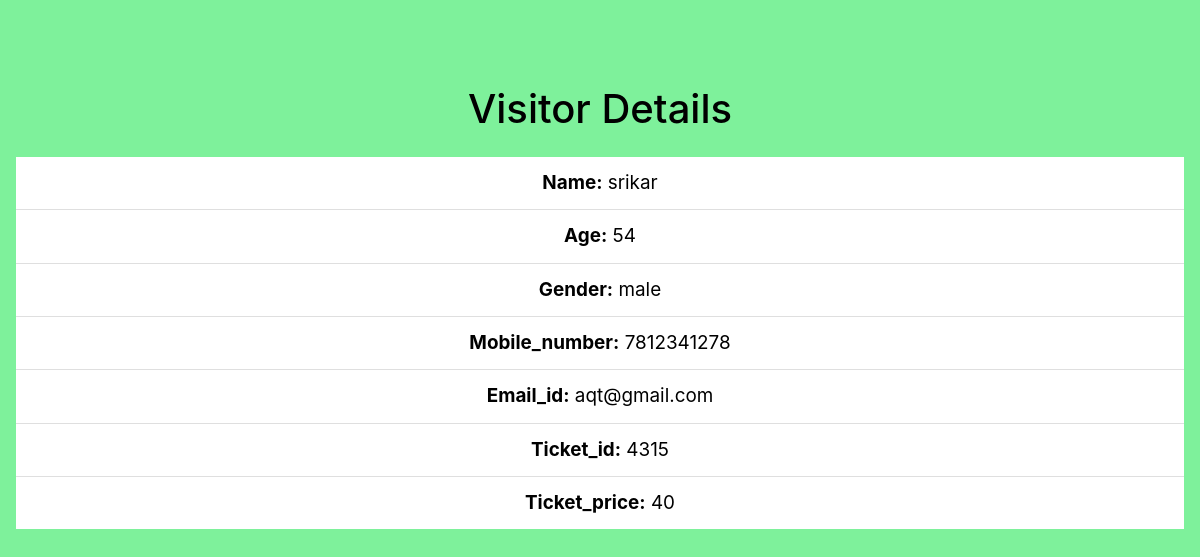
/multy/1/, run on the app's committed database.
### touroperator/models.py (models this page shows, shortened)
class Booking(models.Model):
    Type = (
        ('male','male'),
        ('female','female'),
        ('other','other')
    )
    TIMING= (
        ('09:30 am to 10:30 am','09:30 am to 10:30 am'),
        ('11:00 am to 12:00 pm','11:00 am to 12:00 pm'),
        ('12:30 pm to 01:30 pm','12:30 pm to 01:30 pm'),
        ('02:30 pm to 03:30 pm','02:30 pm to 03:30 pm'),
        ('04:00 pm to 05:30 pm','04:00 pm to 05:30 pm'),
    )
    p = ''
    for i in range(0,4):
        p = p+str(randint(0,9))
    Ticket_id = models.PositiveIntegerField(default = p)
    Date = models.DateField()
    Vistorname = models.CharField(max_length =50)
    age = models.CharField(max_length =50)
    gender = models.CharField(max_length=30,choices=Type)
    TimeSlot = models.CharField(max_length = 50,choices = TIMING)
    Vehicle_No = models.CharField(max_length = 50)
    email = models.EmailField()
    phone_no = models.CharField(max_length=50)
    ticketprice = models.PositiveIntegerField()

### touroperator/views.py (the view)
# urls.py: path('multy/<int:id>/',views.multy),
def multy(request,id):
    tic = Booking.objects.get(id=id)
    return render(request,"multy.html",{'form':tic})

### touroperator/templates/multy.html (shortened to what this page needs)
<!DOCTYPE html>
<html lang="en">
<head>
</head>
<link rel="stylesheet" href="https://stackpath.bootstrapcdn.com/bootstrap/4.1.3/css/bootstrap.min.css">
<body style="background-color:rgba(25, 230, 76, 0.555);"></body>
<br>&nbsp;&nbsp;
<body>
    <center>
        <br>
        <h1>Visitor Details</h1>
        <div class="modal-body">
            <ul class="list-group list-group-flush">
                <li class="list-group-item"><b>Name:</b> {{form.Vistorname}}</li>
                <li class="list-group-item"><b>Age:</b> {{form.age}}</li>
                <li class="list-group-item"><b>Gender:</b> {{form.gender }}</li>
                <li class="list-group-item"><b>Mobile_number:</b> {{form.phone_no}}</li>
                <li class="list-group-item"><b>Email_id:</b> {{form.email}}</li>
                <li class="list-group-item"><b>Ticket_id:</b> {{form.Ticket_id}}</li>
                <li class="list-group-item"><b>Ticket_price:</b> {{form.ticketprice}}</li>
            </ul>
        </div>
    </center>
</body>
</html>

### touroperator/templates/multy.html (style rules this page uses)
body { color: rgb(0, 0, 0); }
body { background-image: url("https://wallpapersite.com/images/pages/pic_w/604.jpg"); font-size: 5mm; background-repeat: no-repeat; background-size: 1300px 640px; background-position: 0px 10; }

### data on the page
Booking: Vistorname "srikar", age "54", gender "male", phone_no "7812341278", email "aqt@gmail.com", Ticket_id "4315", ticketprice "40"
